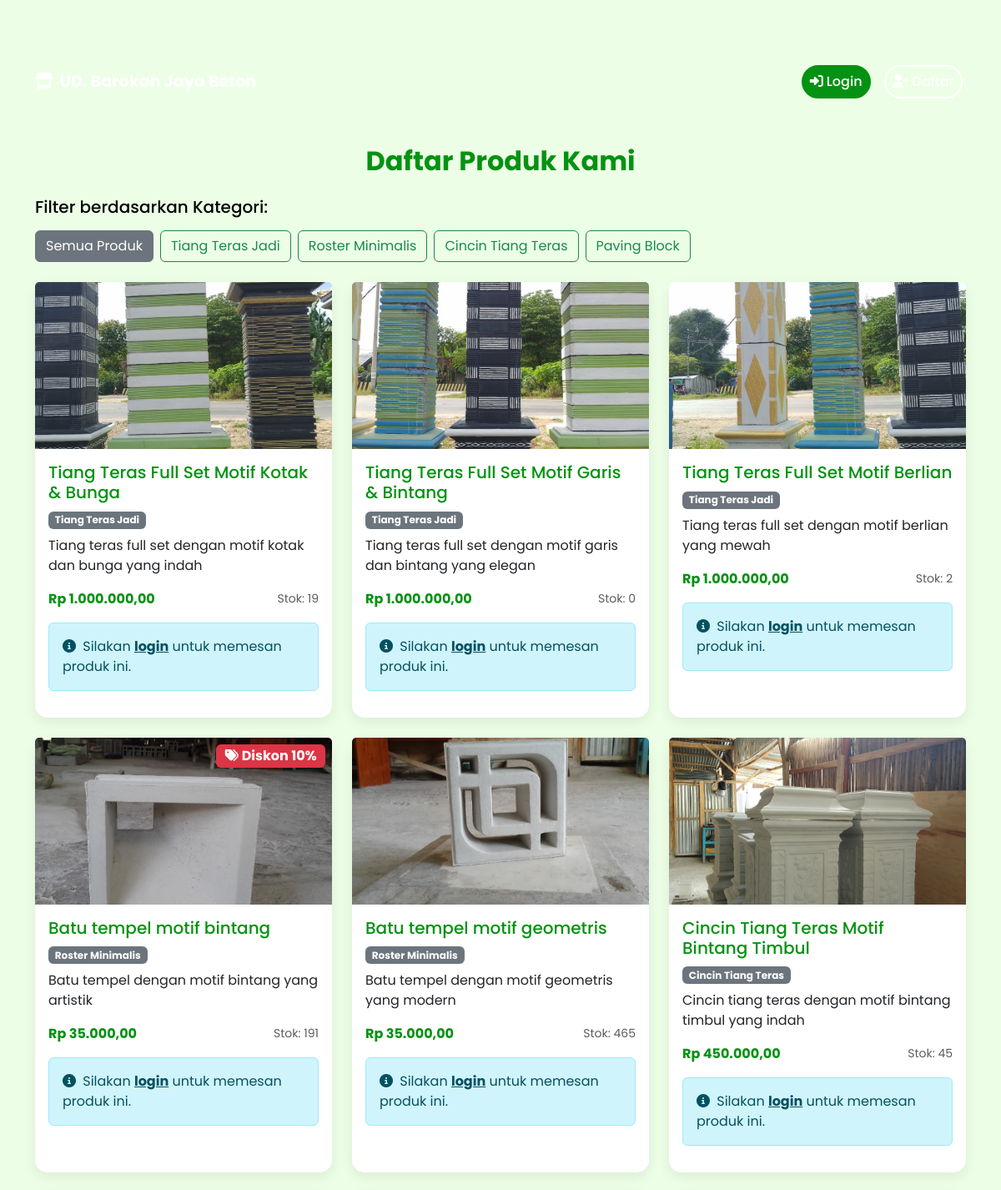
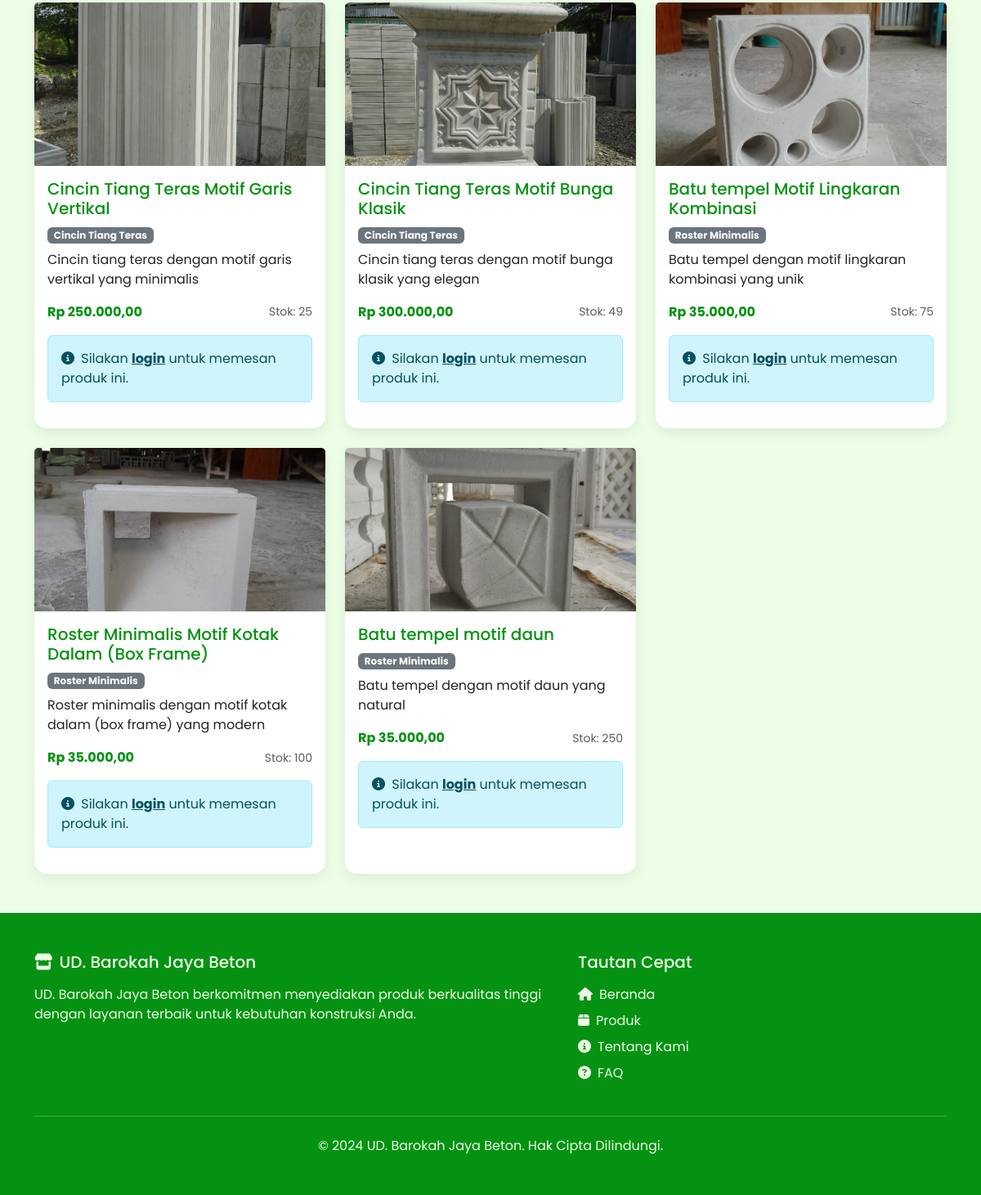
Screenshot of /produk/public/ with the database file from the repository (2 pictures, top to bottom).
### admin_dashboard/models.py (models this page shows, shortened)
class Kategori(models.Model):
    id = models.AutoField(primary_key=True)
    nama_kategori = models.CharField(max_length=255, verbose_name="Nama Kategori")
    class Meta:
        verbose_name_plural = "Kategori"
        db_table = 'kategori'

class Produk(models.Model):
    id = models.AutoField(primary_key=True)
    nama_produk = models.CharField(max_length=255, verbose_name="Nama Produk")
    deskripsi_produk = models.TextField(verbose_name="Deskripsi Produk")
    foto_produk = models.ImageField(upload_to='produk_images/', verbose_name="Foto Produk")
    stok_produk = models.IntegerField(verbose_name="Stok Produk")
    harga_produk = models.DecimalField(max_digits=10, decimal_places=2, verbose_name="Harga Produk")
    kategori = models.ForeignKey(Kategori, on_delete=models.SET_NULL, blank=True, null=True, verbose_name="Kategori")
    class Meta:
        verbose_name_plural = "Produk"
        db_table = 'produk'

class DiskonPelanggan(models.Model):
    id = models.AutoField(primary_key=True)
    idPelanggan = models.ForeignKey(Pelanggan, on_delete=models.CASCADE, verbose_name="Pelanggan")
    idProduk = models.ForeignKey(Produk, on_delete=models.CASCADE, verbose_name="Produk", null=True, blank=True)
    persen_diskon = models.IntegerField(verbose_name="Persen Diskon")
    status = models.CharField(
        max_length=50,
        choices=STATUS_DISKON_CHOICES,
        default='aktif',
        verbose_name="Status"
    )
    pesan = models.TextField(verbose_name="Pesan", null=True, blank=True)
    tanggal_dibuat = models.DateTimeField(auto_now_add=True, verbose_name="Tanggal Dibuat")
    class Meta:
        verbose_name_plural = "Diskon Pelanggan"
        db_table = 'diskon_pelanggan'

### admin_dashboard/views.py (the view)
# urls.py: path('produk/public/', views.produk_list_public, name='produk_list_public'),
def produk_list_public(request):
    kategori_list = Kategori.objects.all()
    kategori_id = request.GET.get('kategori')
    if kategori_id:
        produk = Produk.objects.filter(kategori__id=kategori_id)
    else:
        produk = Produk.objects.all()
    for p in produk:
        diskon_produk = DiskonPelanggan.objects.filter(
            idProduk=p,
            status='aktif'
        ).first()
        if not diskon_produk:
            diskon_produk = DiskonPelanggan.objects.filter(
                idProduk__isnull=True,  # General discount
                status='aktif'
            ).first()
        p.diskon_aktif = diskon_produk
    context = {
        'produk': produk,
        'kategori_list': kategori_list,
        'kategori_terpilih': kategori_id
    }
    return render(request, 'product_list_public.html', context)

### admin_dashboard/context_processors.py (called while the page is built)
def transaksi_notification_count(request):
    count = Transaksi.objects.filter(
        status_transaksi__in=['DIPROSES', 'BARU']
    ).count()
    return {
        'new_transaction_count': count
    }

### templates/product_list_public.html (shortened to what this page needs)
{% load static %}
{% load humanize %}
<!DOCTYPE html>
<html lang="en">
<head>
    <link href="https://cdn.jsdelivr.net/npm/bootstrap@5.3.0/dist/css/bootstrap.min.css" rel="stylesheet">
    <link rel="stylesheet" href="https://cdnjs.cloudflare.com/ajax/libs/font-awesome/6.4.0/css/all.min.css">
</head>
<body>
    {% include 'navbar_public.html' %}
    <section class="container my-5">
        <div class="row">
            <div class="col-12">
                <h2 class="mb-4 text-center fw-bold" style="color: #059212;">Daftar Produk Kami</h2>
                <div class="mb-4">
                    <h5 class="mb-3">Filter berdasarkan Kategori:</h5>
                    <div class="d-flex flex-wrap gap-2">
                        <a href="{% url 'produk_list_public' %}" class="btn btn-outline-secondary {% if not kategori_terpilih %}active{% endif %}">
                            Semua Produk
                        </a>
                        {% for kategori in kategori_list %}
                            <a href="?kategori={{ kategori.id }}" class="btn btn-outline-success {% if kategori.id|stringformat:'s' == kategori_terpilih %}active{% endif %}">
                                {{ kategori.nama_kategori }}
                            </a>
                        {% endfor %}
                    </div>
                </div>
            </div>
        </div>
        <div class="row g-4">
            {% for p in produk %}
            <div class="col-md-4 col-sm-6">
                <div class="card card-custom h-100 position-relative">
                    {% if p.diskon_aktif %}
                    <div class="position-absolute top-0 end-0 m-2">
                        <span class="badge bg-danger fs-6">
                            <i class="fas fa-tags me-1"></i>Diskon {{ p.diskon_aktif.persen_diskon }}%
                        </span>
                    </div>
                    {% endif %}
                    <img src="{{ p.foto_produk.url }}" class="card-img-top" alt="{{ p.nama_produk }}" style="height: 200px; object-fit: cover;">
                    <div class="card-body">
                        <h5 class="card-title product-title">{{ p.nama_produk }}</h5>
                        {% if p.kategori %}
                            <span class="badge bg-secondary mb-2">{{ p.kategori.nama_kategori }}</span>
                        {% endif %}
                        <p class="card-text product-description">{{ p.deskripsi_produk|truncatewords:20 }}</p>
                        <div class="d-flex justify-content-between align-items-center mb-3">
                            <span class="fw-bold product-price">Rp {{ p.harga_produk|intcomma }}</span>
                            <small class="text-muted">Stok: {{ p.stok_produk|intcomma }}</small>
                        </div>
                        <div class="alert alert-info" role="alert">
                            <i class="fas fa-info-circle me-1"></i>
                            Silakan <a href="{% url 'login_pelanggan' %}" class="alert-link">login</a> untuk memesan produk ini.
                        </div>
                    </div>
                </div>
            </div>
            {% endfor %}
        </div>
    </section>
    {% include 'footer.html' %}
</body>
</html>

### templates/product_list_public.html (style rules this page uses)
body { font-family: 'Poppins', sans-serif; background-color: #ECFFE6; padding-top: 70px; color: #000000; }
.card-custom { border-radius: 15px; border: none; box-shadow: 0 5px 15px rgba(0, 0, 0, 0.08); transition: transform 0.3s ease, box-shadow 0.3s ease; background-color: #FFFFFF; }
.product-title { color: #059212; }
.product-price { color: #059212; }

### rows the page displays
Kategori: nama_kategori "Tiang Teras Jadi"
Kategori: nama_kategori "Roster Minimalis"
Kategori: nama_kategori "Cincin Tiang Teras"
Kategori: nama_kategori "Paving Block"
Produk: foto_produk (picture), nama_produk "Tiang Teras Full Set Motif Kotak & Bunga", kategori.nama_kategori "Tiang Teras Jadi", deskripsi_produk "Tiang teras full set dengan motif kotak dan bunga yang indah", harga_produk "1.000.000,00", stok_produk "19"
Produk: foto_produk (picture), nama_produk "Tiang Teras Full Set Motif Garis & Bintang", kategori.nama_kategori "Tiang Teras Jadi", deskripsi_produk "Tiang teras full set dengan motif garis dan bintang yang elegan", harga_produk "1.000.000,00", stok_produk "0"
Produk: foto_produk (picture), nama_produk "Tiang Teras Full Set Motif Berlian", kategori.nama_kategori "Tiang Teras Jadi", deskripsi_produk "Tiang teras full set dengan motif berlian yang mewah", harga_produk "1.000.000,00", stok_produk "2"
Produk: diskon_aktif.persen_diskon "10", foto_produk (picture), nama_produk "Batu tempel motif bintang", kategori.nama_kategori "Roster Minimalis", deskripsi_produk "Batu tempel dengan motif bintang yang artistik", harga_produk "35.000,00", stok_produk "191"
Produk: foto_produk (picture), nama_produk "Batu tempel motif geometris", kategori.nama_kategori "Roster Minimalis", deskripsi_produk "Batu tempel dengan motif geometris yang modern", harga_produk "35.000,00", stok_produk "465"
Produk: foto_produk (picture), nama_produk "Cincin Tiang Teras Motif Bintang Timbul", kategori.nama_kategori "Cincin Tiang Teras", deskripsi_produk "Cincin tiang teras dengan motif bintang timbul yang indah", harga_produk "450.000,00", stok_produk "45"
Produk: foto_produk (picture), nama_produk "Cincin Tiang Teras Motif Garis Vertikal", kategori.nama_kategori "Cincin Tiang Teras", deskripsi_produk "Cincin tiang teras dengan motif garis vertikal yang minimalis", harga_produk "250.000,00", stok_produk "25"
Produk: foto_produk (picture), nama_produk "Cincin Tiang Teras Motif Bunga Klasik", kategori.nama_kategori "Cincin Tiang Teras", deskripsi_produk "Cincin tiang teras dengan motif bunga klasik yang elegan", harga_produk "300.000,00", stok_produk "49"
Produk: foto_produk (picture), nama_produk "Batu tempel Motif Lingkaran Kombinasi", kategori.nama_kategori "Roster Minimalis", deskripsi_produk "Batu tempel dengan motif lingkaran kombinasi yang unik", harga_produk "35.000,00", stok_produk "75"
Produk: foto_produk (picture), nama_produk "Roster Minimalis Motif Kotak Dalam (Box Frame)", kategori.nama_kategori "Roster Minimalis", deskripsi_produk "Roster minimalis dengan motif kotak dalam (box frame) yang modern", harga_produk "35.000,00", stok_produk "100"
Produk: foto_produk (picture), nama_produk "Batu tempel motif daun", kategori.nama_kategori "Roster Minimalis", deskripsi_produk "Batu tempel dengan motif daun yang natural", harga_produk "35.000,00", stok_produk "250"
